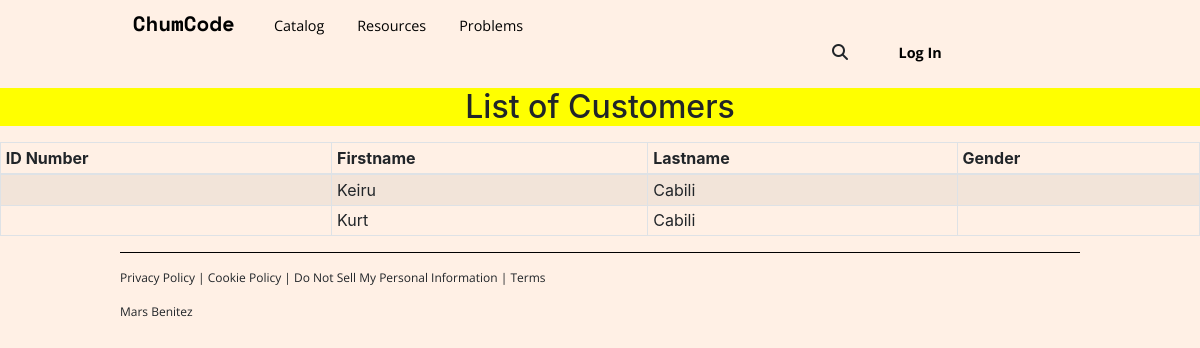
/dashboard.php, run on an earlier commit of the app's database.
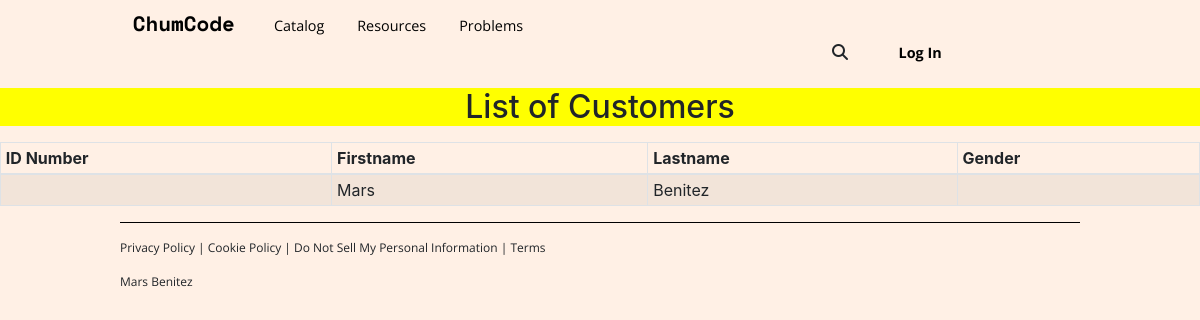
And on a later commit of the database.
### tables this page shows
CREATE TABLE `tbluserprofile` (
  `userid` bigint(20) UNSIGNED NOT NULL COMMENT 'UserID of the User',
  `firstname` varchar(50) NOT NULL COMMENT 'First name of the user',
  `lastname` varchar(50) NOT NULL COMMENT 'Last name of the user',
  `gender` varchar(25) NOT NULL COMMENT 'Gender of the user',
  `birthdate` date NOT NULL COMMENT 'Birthdate of the user'
);

### readrecords.php (called while the page is built)
<?php
	include 'connect.php';
	$query = 'SELECT * from  tbluserprofile';
        $resultset = mysqli_query($connection, $query);
?>

### dashboard.php (the view)
<?php
    include 'connect.php';
    include 'readrecords.php';
    require_once 'includes/header.php';
?>
<div style='background-color:#ffff00'>
    <center>
        <p style="color:white"><h2>List of Customers</h2></p>
    </center>
</div>
    <div>
        <table id="tblCustomerRecords " class="table
            table-striped table-bordered table-sm" cellspacing="0" width="100%">
            <thead>
                <tr>
                    <th>ID Number</th>
                    <th>Firstname</th>
                    <th>Lastname</th>
                    <th>Gender</th>
                </tr>
            </thead>
            <tbody>
                <?php
                    while($row = $resultset->fetch_assoc()):
                    	$id = $row['studentid'];
                ?>
                <tr>
                    <td><?php echo $id ?></td>
                    <td><?php echo $row['firstname'] ?></td>
                    <td><?php echo $row['lastname'] ?></td>
                    <td><?php echo $row['program'] ?></td>
                </tr>
                <?php endwhile;?>
            </tbody>
        </table>
    </div>
<?php require_once 'includes/footer.php'; ?>

### includes/header.php (shortened to what this page needs)
<html lang="en">
  <head>
    <link rel="stylesheet" href="https://cdn.jsdelivr.net/npm/bootstrap@4.0.0/dist/css/bootstrap.min.css"><link rel="preconnect" href="https://fonts.googleapis.com">
    <link rel="stylesheet" href="https://cdnjs.cloudflare.com/ajax/libs/font-awesome/6.5.1/css/all.min.css" />
    <link rel="stylesheet" type="text/css" href="css/styles.css">
  </head>
  <header>
    <nav class="open-sans-regular">
        <a href="index.php" class="space-mono-bold">ChumCode</a>
        <a href="">Catalog</a>
        <a href="">Resources</a>
        <a href="">Problems</a>
        <i class="fa-solid fa-magnifying-glass left"></i>
        <a href="login.php" class="open-sans-bold">Log In</a>
    </nav>
  </header>

### includes/footer.php (shortened to what this page needs)
<footer>
      <hr>
      <p class="open-sans-regular small-font">Privacy Policy | Cookie Policy | Do Not Sell My Personal Information | Terms</p> <p class="open-sans-regular small-font">Mars Benitez</p>
    </footer>
</html>

### css/styles.css (style rules this page uses)
.open-sans-regular { font-family: "Open Sans", sans-serif; font-optical-sizing: auto; font-weight: 500px; font-style: normal; }
.open-sans-bold { font-family: "Open Sans", sans-serif; font-optical-sizing: auto; font-weight: 700; font-style: normal; }
.space-mono-bold { font-family: "Space Mono", monospace; font-weight: 700; font-size: 1.3em; font-style: normal; }
header { background-color: #fff0e5; height: 4.5em; display: flex; align-items: center; top: 0; position: sticky; transition: background-color 0.2s ease-in-out; border-bottom: 0 solid black; z-index: 1000; }
header nav { padding: 1.5em 0 1.5em 7em; }
header nav a { text-decoration: none; font-size: 0.9em; color:black; margin: 1em; }
.left { margin-left: 45em; margin-right: 2em; }
.small-font { font-size: 12px; }
footer { width: 80%; margin: auto; }
footer hr { background-color: black; }
* { box-sizing: border-box }

What changed in the data, as far as the page shows it:
removed tbluserprofile: firstname "Keiru", lastname "Cabili"
removed tbluserprofile: firstname "Kurt", lastname "Cabili"
added tbluserprofile: firstname "Mars", lastname "Benitez"
